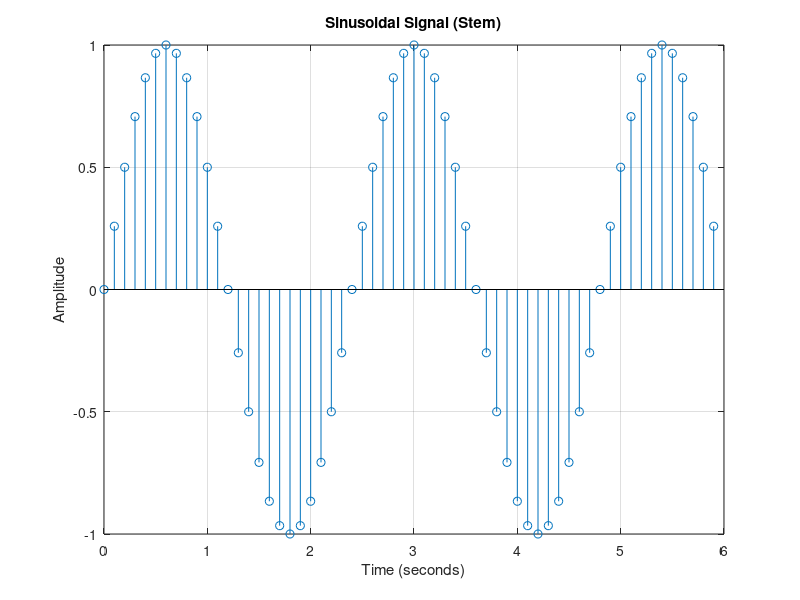

MATLAB code to generate this figure:
% Define parameters
fs = 10; 
n = 60;   

% Calculate frequency based on desired periods (n) and sampling rate
f = 2.5 * fs / n;  

% Generate time vector (seconds)
k = 0:n-1;
k = k * (1/fs); 

% Generate the sinusoidal signal
s = sin(2*pi*f*k);

% Plot the signal using stem (discrete points)
stem(k, s);
xlabel('Time (seconds)');
ylabel('Amplitude');
title('Sinusoidal Signal (Stem)');
grid on;
